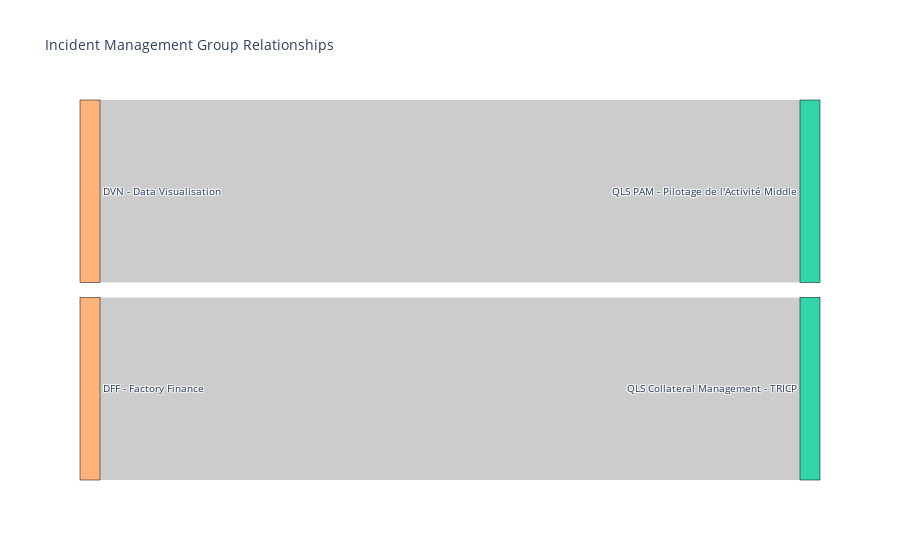

The notebook cell this image was saved under:
### Code cell
import pandas as pd
import networkx as nx
import matplotlib.pyplot as plt
import plotly.graph_objects as go


group_columns = ['Groupe 1', 'Groupe 2', 'Groupe 3', 'Groupe 4']
transitions = []

for _, row in df_qlik_buo.iterrows():
    previous_group = None
    for group in group_columns:
        current_group = row[group]
        if pd.notna(current_group):
            if previous_group is not None:
                transitions.append((previous_group, current_group))
            previous_group = current_group

# Create a mapping of groups to indices
all_groups = pd.unique(df[group_columns].values.ravel('K'))
all_groups = all_groups[pd.notna(all_groups)]
group_indices = {group: i for i, group in enumerate(all_groups)}

# Extract source, target and value for the Sankey diagram
source = [group_indices[src] for src, tgt in transitions]
target = [group_indices[tgt] for src, tgt in transitions]
value = [transitions.count((src, tgt)) for src, tgt in transitions]

# Create the Sankey diagram
fig = go.Figure(data=[go.Sankey(
    node=dict(
        pad=15, 
        thickness=20,
        line=dict(color="black", width=0.5),
        label=list(group_indices.keys()),
    ),
    link=dict(
        source=source,
        target=target,
        value=value,
    ))])

fig.update_layout(title_text="Incident Management Group Relationships", font_size=10)

### Figure 1 — Plotly figure (JSON) as saved in the notebook; plotly's stock layout.template omitted (floating-point values rounded to 4 significant figures; data arrays with more than 128 entries replaced by an {"elided": "..."} marker saying what was removed)
{"data": [{"link": {"source": [34, 14], "target": [232, 262], "value": [1, 1]}, "node": {"label": {"elided": "264 str values"}, "line": {"color": "black", "width": 0.5}, "pad": 15, "thickness": 20}, "type": "sankey"}], "layout": {"font": {"size": 10}, "title": {"text": "Incident Management Group Relationships"}}}
